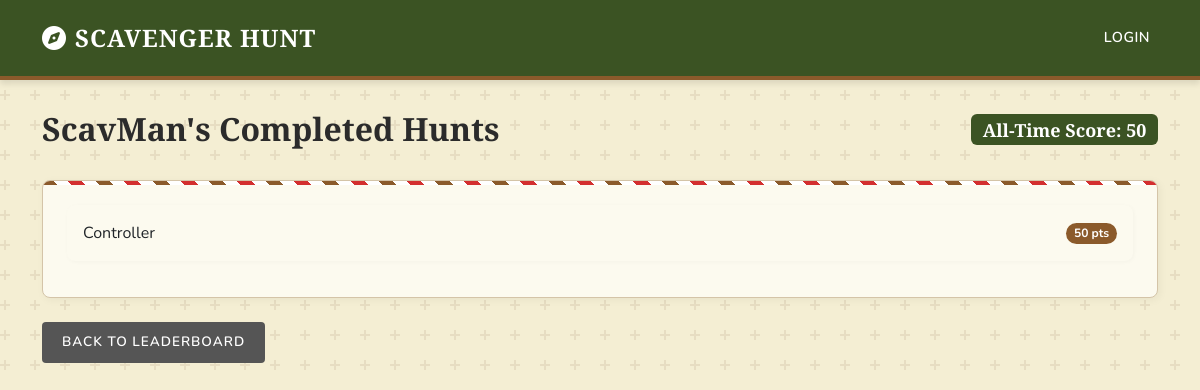
The app's page /user/ScavMan with its own data.
### app.py (models this page shows)
class Player(db.Model):
    id = db.Column(db.Integer, primary_key=True)
    username = db.Column(db.String(255), nullable=False)
    hunt_id = db.Column(db.Integer, db.ForeignKey('hunt.id'), nullable=False)
    total_score = db.Column(db.Integer, default=0)
    is_completed = db.Column(db.Boolean, default=False)
    attempts = db.relationship('Attempt', backref='player', lazy=True)

class Hunt(db.Model):
    id = db.Column(db.Integer, primary_key=True)
    name = db.Column(db.String(255), nullable=False)
    targets = db.relationship('Target', backref='hunt', lazy=True, cascade="all, delete-orphan")

### app.py (the view)
@app.route('/user/<username>')
def user_details(username):
    user_scores = db.session.query(
        Hunt.name,
        Player.total_score
    ).join(Player, Hunt.id == Player.hunt_id)\
     .filter(Player.username == username, Player.is_completed == True)\
     .order_by(Hunt.name)\
     .all()
    total_score_all_time = sum(score for _, score in user_scores)
    return render_template('user_details.html', username=username, scores=user_scores, total_score=total_score_all_time)

### templates/user_details.html
{% extends 'layout.html' %}
{% block content %}
<div class="d-flex justify-content-between align-items-center">
    <h2>{{ username }}'s Completed Hunts</h2>
    <h4><span class="badge bg-info text-dark">All-Time Score: {{ total_score }}</span></h4>
</div>
<div class="card mt-4">
    <div class="card-body">
        {% if scores %}
            <ul class="list-group list-group-flush">
                {% for hunt_name, score in scores %}
                    <li class="list-group-item d-flex justify-content-between align-items-center p-3">
                        <span>{{ hunt_name }}</span>
                        <span class="badge bg-primary rounded-pill">{{ score }} pts</span>
                    </li>
                {% endfor %}
            </ul>
        {% else %}
            <p class="text-muted">{{ username }} has not completed any scavenger hunts yet.</p>
        {% endif %}
    </div>
</div>
<a href="{{ url_for('index') }}" class="btn btn-secondary mt-4">Back to Leaderboard</a>
{% endblock %}

### templates/layout.html (style rules this page uses)
:root { --bg-color: #F4EED3; --text-color: #2b2b2b; --primary-color: #3b5323; --primary-hover: #2c3e1a; --secondary-color: #8b5a2b; --card-bg: #FCFAEF; --border-color: #D4C4A8; }
body { background-color: var(--bg-color); color: var(--text-color); font-family: 'Nunito', sans-serif; }
h1, h2, h3, h4, h5, h6, .navbar-brand { font-family: 'Playfair Display', serif; font-weight: 700; }
.card { border: 1px solid var(--border-color); border-radius: 8px; background-color: var(--card-bg); box-shadow: 2px 2px 8px rgba(0,0,0,0.05); overflow: hidden; position: relative; }
.card::before { content: ''; position: absolute; top: 0; left: 0; right: 0; height: 4px; background: repeating-linear-gradient( 45deg, var(--secondary-color), var(--secondary-color) 10px, #fff 10px, #fff 20px, #d32f2f 20px, #d32f2f 30px, #fff 30px, #fff 40px ); }
.card-body { padding: 24px; }
.btn { border-radius: 4px; padding: 10px 20px; font-weight: 600; text-transform: uppercase; letter-spacing: 1px; font-size: 0.85rem; border: none; transition: all 0.3s ease; }
.btn-secondary { background-color: #555; color: #fff; }
.list-group-item { border: 1px solid var(--border-color); margin-bottom: 12px; border-radius: 8px !important; background-color: var(--card-bg); box-shadow: 1px 1px 4px rgba(0,0,0,0.03); }
.list-group { background: transparent; }
.badge.bg-primary { background-color: var(--secondary-color) !important; }
.badge.bg-info { background-color: var(--primary-color) !important; color: white !important; }

### records on screen
Player: username "ScavMan", name "Controller", total_score "50"

### other values on screen
{{ total_score }} "50"
